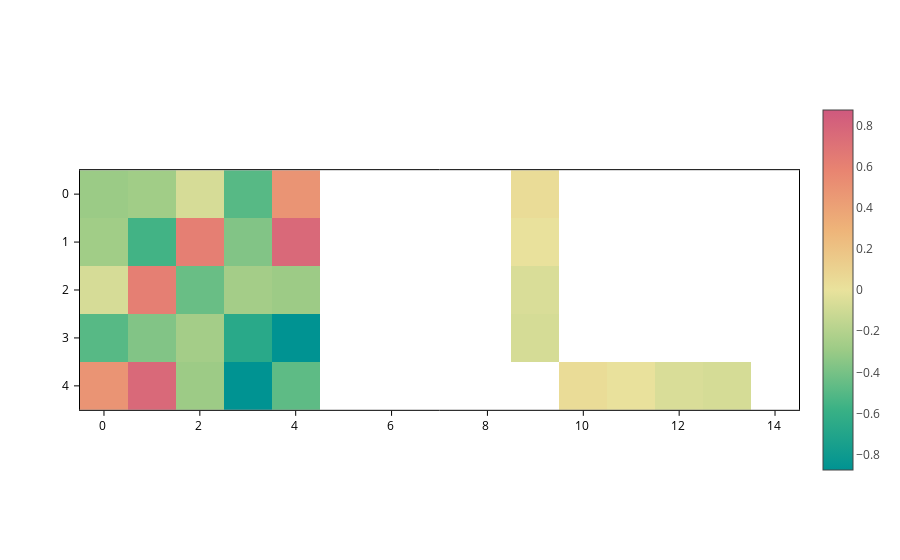

This figure's notebook cell:
### Markdown cell above
Notice how **`crange` takes precedence over `cmid`**. Now, to go back to the default range, just set both to `None`.

### Code cell
plot.update_inputs(crange=None, cmid=None)

### Figure 1 — Plotly figure (JSON) as saved in the notebook; plotly's stock layout.template omitted (floating-point values rounded to 4 significant figures)
{"data": [{"coloraxis": "coloraxis", "meta": {}, "opacity": 1, "type": "heatmap", "z": [[-0.2951, -0.2725, -0.07175, -0.4943, 0.4849, NaN, NaN, NaN, NaN, 0.03932, NaN, NaN, NaN, NaN, NaN], [-0.2725, -0.5563, 0.6192, -0.3688, 0.7636, NaN, NaN, NaN, NaN, 0.003369, NaN, NaN, NaN, NaN, NaN], [-0.07175, 0.6192, -0.4405, -0.2607, -0.2865, NaN, NaN, NaN, NaN, -0.05946, NaN, NaN, NaN, NaN, NaN], [-0.4943, -0.3688, -0.2607, -0.6635, -0.8746, NaN, NaN, NaN, NaN, -0.0767, NaN, NaN, NaN, NaN, NaN], [0.4849, 0.7636, -0.2865, -0.8746, -0.4729, NaN, NaN, NaN, NaN, NaN, 0.03932, 0.003369, -0.05946, -0.0767, NaN]], "zsmooth": false}], "layout": {"coloraxis": {"cmid": 0, "colorscale": [[0.0, "rgb(0, 147, 146)"], [0.1667, "rgb(57, 177, 133)"], [0.3333, "rgb(156, 203, 134)"], [0.5, "rgb(233, 226, 156)"], [0.6667, "rgb(238, 180, 121)"], [0.8333, "rgb(232, 132, 113)"], [1.0, "rgb(207, 89, 126)"]], "showscale": true}, "scene": {"aspectmode": "data", "xaxis": {"range": [-0.5, 14.5]}, "yaxis": {"range": [4.5, -0.5]}}, "xaxis": {"constrain": "domain", "range": [-0.5, 14.5], "scaleanchor": "y", "scaleratio": 1}, "yaxis": {"constrain": "domain", "range": [4.5, -0.5]}}}
